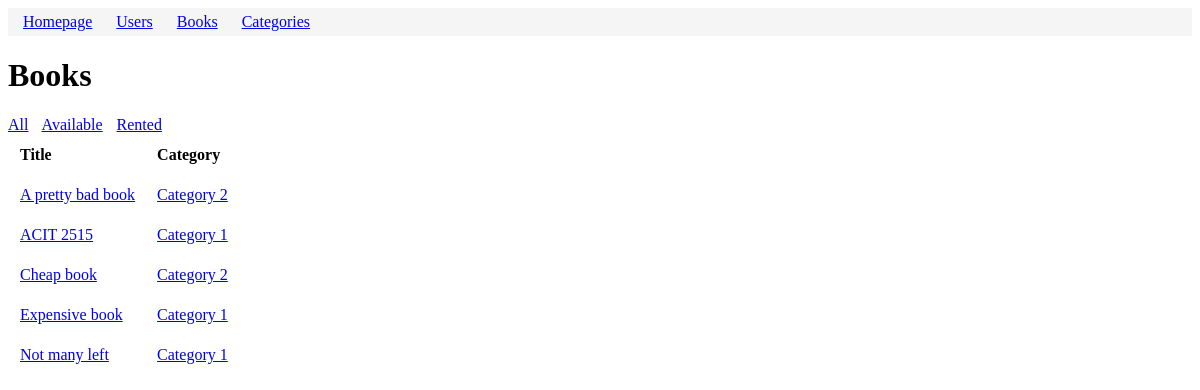
Before: /books with the older database file.
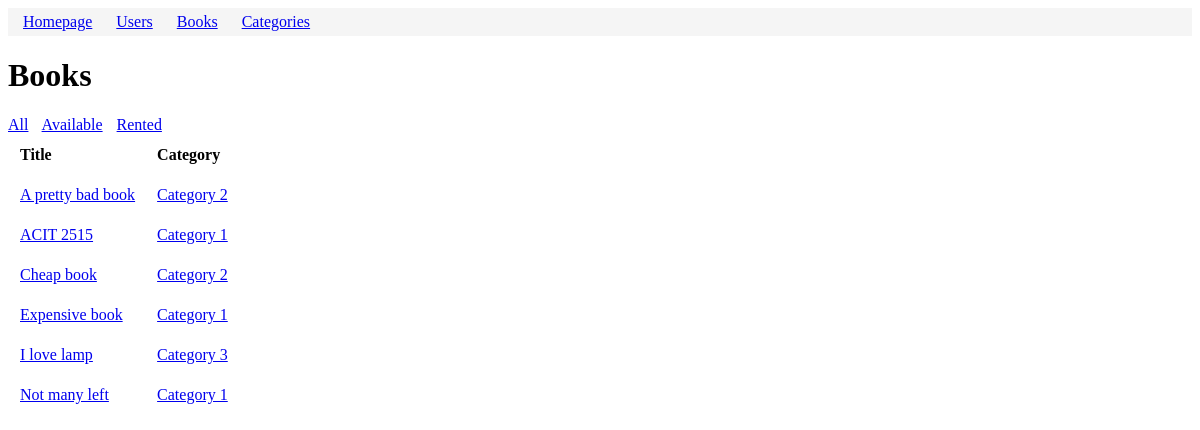
After: the same page with the newer database file.
### models.py (models this page shows, shortened)
class Book(db.Model):
    id = mapped_column(Integer, primary_key=True, autoincrement=True)
    title = mapped_column(String)
    price = mapped_column(DECIMAL(10, 2))
    available = mapped_column(Integer, default=0)
    rating = mapped_column(Integer)
    upc = mapped_column(String)
    url = mapped_column(String)
    category_id = mapped_column(Integer, ForeignKey("category.id"))
    category = relationship("Category", back_populates="books")
    rentals = relationship("BookRental", back_populates="book")

class Category(db.Model):
    id = mapped_column(Integer, primary_key=True)
    name = mapped_column(String, unique=True)
    books = relationship("Book", back_populates="category")

### app.py (the view)
@app.route("/books")
def books():
    statement = db.select(Book).order_by(Book.title)
    results = db.session.execute(statement).scalars()
    return render_template("books.html", results=results)

### templates/books.html
{% extends "base.html" %}
{% block content %}
<h1>Books</h1>
<span style="margin-right: 10px;"><a href="{{ url_for('books') }}">All</a></span>
<span style="margin-right: 10px;"><a href="{{ url_for('available') }}">Available</a></span>
<span><a href="{{ url_for('rented') }}">Rented</a></span>
<table>
<tr>
    <th style="text-align: left;">Title</th>
    <th style="text-align: left;">Category</th>
</tr>
{% for book in results %}
<tr>
    <td><a href="{{ url_for('book', id=book.id) }}">{{ book.title }}</td></a>
    <td> <a href="{{ url_for('category_detail', name=book.category.name) }}">{{ book.category.name }}</td></a>
</tr>
{% endfor %}
</table>
{% endblock %}

### templates/base.html (shortened to what this page needs)
<!doctype html>
<html lang="en">
    <head>
        <link rel="stylesheet" href="{{ url_for('static', filename='style.css') }}">
    </head>
    <body>
        <nav>
            <a href="{{ url_for('home') }}">Homepage</a>
            <a href="{{ url_for('users') }}">Users</a>
            <a href="{{ url_for('books') }}">Books</a>
            <a href="{{ url_for('categories') }}">Categories</a>
        </nav>
        {% block content %}
        {% endblock %}
    </body>
</html>

### static/style.css (style rules this page uses)
nav a { padding: 10px; }
th, td { padding:10px; }
nav { background-color: whitesmoke; padding: 5px; }
tr { text-align: left; }
th { text-align: left; }
td { text-align: left; }

Changed rows visible on the page:
added Book: title "I love lamp", category.name "Category 3"
